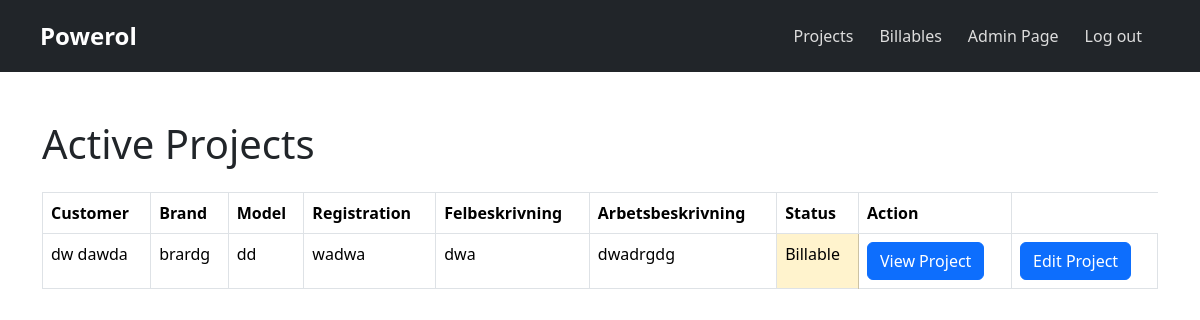
/all_projects.php (signed in), run on the app's committed database.
### tables this page shows
CREATE TABLE `table_projekt` (
  `id_projekt` int(11) NOT NULL,
  `pt_felbeskrivning` varchar(520) NOT NULL,
  `pt_arbetsbeskrivning` varchar(520) NOT NULL,
  `pt_status_fk` int(11) NOT NULL,
  `customer_fk` int(11) DEFAULT NULL,
  `created_by_user_fk` int(11) NOT NULL,
  `car_brand` varchar(255) NOT NULL,
  `car_model` varchar(255) NOT NULL,
  `car_reg` varchar(255) NOT NULL
);

CREATE TABLE `table_status` (
  `id_status` int(11) NOT NULL,
  `status_name` varchar(50) NOT NULL
);

### includes/functions.php (called while the page is built, shortened)
<?php
function getAllProjects($pdo) {
    try {
        $stmt = $pdo->query("
            SELECT
                p.id_projekt,
                CONCAT(c.cust_fname, ' ', c.cust_lname) AS customer_name,
                p.pt_felbeskrivning,
                p.pt_arbetsbeskrivning,
                p.car_brand,
                p.car_model,
                p.car_reg,
                s.status_name,
                p.pt_status_fk
            FROM table_projekt p
            JOIN table_customer c ON p.customer_fk = c.id_cust
            JOIN table_status s ON p.pt_status_fk = s.id_status
        ");
        return $stmt;
    } catch (PDOException $e) {
        throw new Exception("Error retrieving active projects: " . $e->getMessage());
    }
}
?>

### all_projects.php (the view, shortened to what this page needs)
<?php
include_once 'includes/header.php';
echo "<div class='container mt-5'>";
echo "<h1 class='mb-4'>Active Projects</h1>";
try {
    $stmt = getAllProjects($pdo);
    if ($stmt && $stmt->rowCount() > 0) {
        echo "<div class='table-responsive'>";
        echo "<table class='table table-bordered table-hover'>
                <thead class='thead-dark'>
                    <tr>
                        <th>Customer</th>
                        <th>Brand</th>
                        <th>Model</th>
                        <th>Registration</th>
                        <th>Felbeskrivning</th>
                        <th>Arbetsbeskrivning</th>
                        <th>Status</th>
                        <th>Action</th>
                    </tr>
                </thead>
                <tbody>";
        foreach ($stmt as $row) {
            $status_color_class = '';
            switch ($row['pt_status_fk']) {
                case 3:
                    $status_color_class = 'table-warning';
                    break;
            }
            $felbeskrivning = strlen($row['pt_felbeskrivning']) > 100
                ? substr($row['pt_felbeskrivning'], 0, 100) . '...'
                : $row['pt_felbeskrivning'];
            $arbetsbeskrivning = strlen($row['pt_arbetsbeskrivning']) > 100
                ? substr($row['pt_arbetsbeskrivning'], 0, 100) . '...'
                : $row['pt_arbetsbeskrivning'];
            echo "<tr>
                    <td>" . $row['customer_name'] . "</td>
                    <td>" . $row['car_brand'] . "</td>
                    <td>" . $row['car_model'] . "</td>
                    <td>" . $row['car_reg'] . "</td>
                    <td>" . $felbeskrivning . "</td>
                    <td>" . $arbetsbeskrivning . "</td>
                    <td class='$status_color_class'>" . $row['status_name'] . "</td>
                    <td>
                        <a href='single-project.php?id=" . $row['id_projekt'] . "' class='btn btn-primary'>View Project</a>
                    </td>
                    <td>
                        <a href='edit-single-project.php?id=" . $row['id_projekt'] . "' class='btn btn-primary'>Edit Project</a>
                    </td>
                  </tr>";
        }
        echo "</tbody></table>";
    } else {
        echo "<div class='alert alert-info' role='alert'>No active projects found.</div>";
    }
} catch (Exception $e) {
    echo "<div class='alert alert-danger' role='alert'>Error: " . $e->getMessage() . "</div>";
}
echo "</div>";
?>

### data on the page
table_projekt: customer_name "dw dawda", car_brand "brardg", car_model "dd", car_reg "wadwa", pt_felbeskrivning "dwa", pt_arbetsbeskrivning "dwadrgdg", pt_status_fk.status_name "Billable"

### other printed values
$menuItem['title'] "Projects"
$menuItem['title'] "Billables"
$menuItem['title'] "Admin Page"
